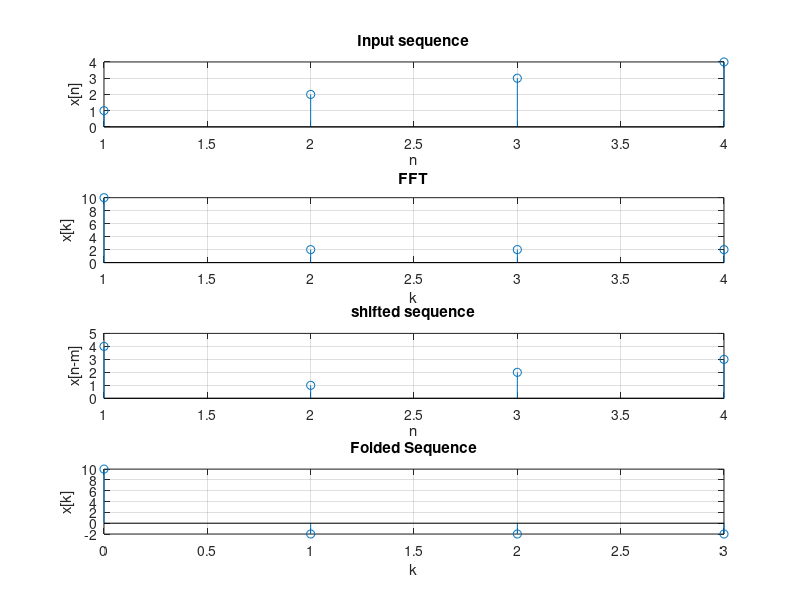

Reproduce this figure in MATLAB.
clc;
clear all;
close all;
xn= [1 2 3 4];
N= length(xn);
m=input('Enter amount of shift');
sum=fft(xn);
k=0:N-1
sum1=sum.*(exp((-j*2*pi*k*m)/N));
xnm=ifft(sum1);
s=0:N-1
xf1=xn(mod(-s,N)+1);

xros=fft(xf1)
subplot(4,1,1);
stem(xn);
grid on;

xlabel('n');
ylabel('x[n]');
title('Input sequence');
subplot(4,1,2);
stem(sum1);
grid on;

xlabel('k');
ylabel('x[k]');
title('FFT');
subplot(4,1,3)
stem(xnm);
grid on;

xlabel('n');
ylabel('x[n-m]')
title('shifted sequence')
subplot(4,1,4)
stem(s,xros)
grid on;

xlabel('k')
ylabel('x[k]')
title('Folded Sequence');